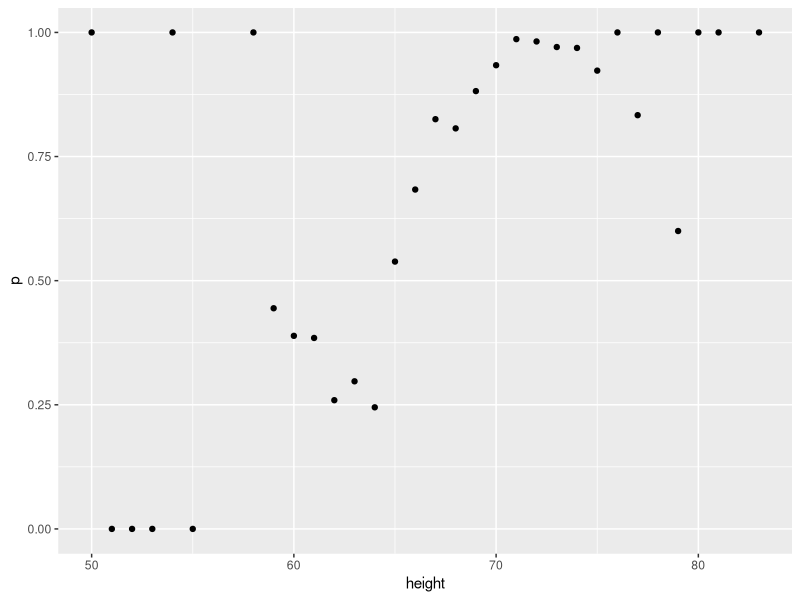

Source code (R):
#Ejercicio No. 3

#En un módulo anterior, cubrimos el teorema de Bayes y el paradigma bayesiano. Las probabilidades condicionales son una parte fundamental de esta regla cubierta anterior.

#P (A | B) = P (B | A) P (A) P (B)

#Primero revisamos un ejemplo simple para repasar las probabilidades condicionales.

#Suponga que un paciente ingresa al consultorio del médico para evaluar si tiene una enfermedad en particular.

#La prueba es positiva el 85% del tiempo cuando se prueba en un paciente con la enfermedad (alta sensibilidad): P (prueba + | enfermedad) = 0.85

#La prueba es negativa el 90% del tiempo cuando se prueba en un paciente sano (alta especificidad): P (prueba− | heathy) = 0.90
#La enfermedad es prevalente en aproximadamente el 2% de la comunidad: P (enfermedad) = 0.02

#Usando el teorema de Bayes, calcule la probabilidad de que tenga la enfermedad si la prueba es positiva.

#P(enfermedad | prueba +) = P(prueba + | enfermedad) x P(enfermedad) / P(test+) 

#que es igual a 

#P(test+|enfermedad) * P(enfermedad) / P(test+|enfermedad) X P(enfermedad) + P(test+|saludable) X P(saludable)

p <- (0.85 * 0.02) / ((0.85 * 0.02) + (0.10 * 0.98))


#Las siguientes 4 preguntas (Q2-Q5) se relacionan con la implementación de este cálculo utilizando R.

#Tenemos una población hipotética de 1 millón de individuos con las siguientes probabilidades condicionales como se describe a continuación:
  
#La prueba es positiva el 85% del tiempo cuando se prueba en un paciente con la enfermedad (alta sensibilidad): P (prueba + | enfermedad) = 0.85

#La prueba es negativa el 90% del tiempo cuando se prueba en un paciente sano (alta especificidad): P (prueba− | heathy) = 0.90

#La enfermedad es prevalente en aproximadamente el 2% de la comunidad: P (enfermedad) = 0.02

#Aquí hay un código de muestra para comenzar:

set.seed(1)
disease <- sample(c(0,1), size=1e6, replace=TRUE, prob=c(0.98,0.02))

test <- rep(NA, 1e6)

test[disease==0] <- sample(c(0,1), size=sum(disease==0), replace=TRUE, prob=c(0.90,0.10))

test[disease==1] <- sample(c(0,1), size=sum(disease==1), replace=TRUE, prob=c(0.15, 0.85))

head(test)
str(test)


#¿Cuál es la probabilidad de que una prueba sea positiva?

summary(test)
summary(disease)
mean(test) #Respuesta Correcta


#¿Cuál es la probabilidad de que un individuo tenga la enfermedad si la prueba es negativa?

mean(disease[test==0])


#¿Cuál es la probabilidad de que tenga la enfermedad si la prueba es positiva?

mean(disease[test==1])


#Si la prueba es positiva, ¿cuál es el riesgo relativo de tener la enfermedad?

#Primero calcule la probabilidad de que la enfermedad reciba una prueba positiva, luego normalícela contra la prevalencia de la enfermedad.

mean(disease[test==1]==1) /mean(disease==1)


#Comprobación de comprensión: práctica de probabilidades condicionales

#Ahora vamos a escribir código para calcular las probabilidades condicionales de ser hombre en el conjunto de datos de alturas. Redondea las alturas a la pulgada más cercana. Trace la probabilidad condicional estimada P (x) = Pr (Hombre | altura = x) para cada x.

library(tidyverse)
library(dslabs)
data("heights")

heights %>% 
  mutate(height = round(height)) %>%
  group_by(height) %>%
  summarize(p = mean(sex == "Male")) %>% qplot(height, p, data =.)
